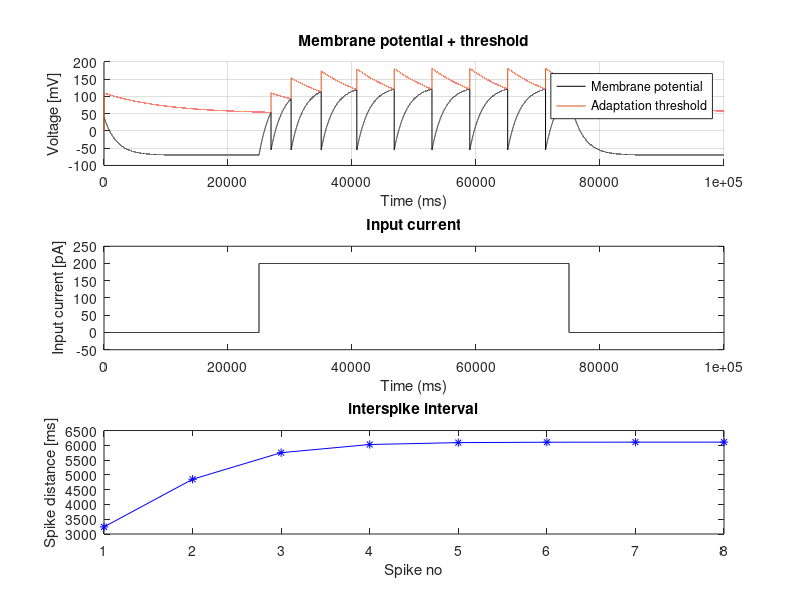

Write the MATLAB code that produced this figure.
close all
clc
clearvars

% Parameters
t_m = 20;        % Time constant for membrane potential
theta_0 = 60; % amount threshold jumps by
t_th = 100; % threshold adaptation time constant, how sharp the decay is
u_r = -55; % voltage reset
u_rest = -70; % resting potential
dt=0.01; %in seconds
spk_times=[];
counter=0;
u(1)=40; % intitial conditions u
u_th(1)=0;  % initial conditions threshold
I(1,1:25000)=0;
I(1,25000:75000)=200;
I(1,75000:100000)=0;


uth0=50;
% Calculate v_th(t)
for t=2:100000
    u(t)= u(t-1) + dt*(-(u(t-1) - u_rest) + I(t-1))/t_m;
    %    u_th(t) = u_th(t-1) + theta_0 * exp(-(t*dt) / t_th);
    if counter == 0
        u_th(t) = uth0 + theta_0 * exp(-(t*dt) / t_th);
    else
        exp_offset=0;
        for c=1:counter
            exp_offset = exp_offset + theta_0 * exp(-(t*dt - dt*spk_times(c)) / t_th);
        end
        u_th(t) = uth0 + exp_offset;
    end
    if (u(t)>=u_th(t))
        u(t)=u_r;
        counter=counter+1;
        spk_times(counter)=t;
       
    end
end
% figure
figure();
subplot(3,1,1)
hold on;
plot(u, 'k-', 'DisplayName', 'Membrane potential');
plot(u_th, 'Color', '#D95319', 'DisplayName', 'Adaptation threshold'); % Set color using hex code
xlabel('Time (ms)');
ylabel('Voltage [mV]');
title('Membrane potential + threshold')


legend;
grid on;
subplot(3,1,2)
plot(I, 'k-')
title('Input current');
ylabel('Input current [pA]');
xlabel('Time (ms)');
ylim([-50 250])


subplot(3,1,3)
plot(diff(spk_times), 'b-*')
title('interspike interval')
xlabel('Spike no');
ylabel('Spike distance [ms]');
hold off



% 
% figure;
% plot(u_th, 'r-*', 'DisplayName', 'threshold');
